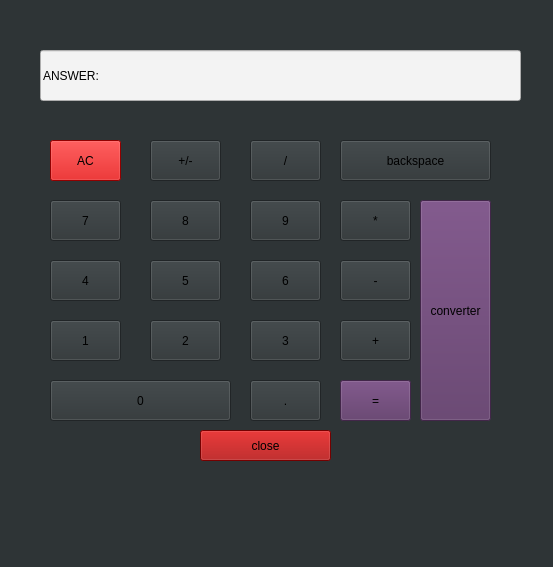
<?xml version="1.0" encoding="UTF-8"?>
<ui version="4.0">
 <class>MainWindow</class>
 <widget class="QMainWindow" name="MainWindow">
  <property name="geometry">
   <rect>
    <x>0</x>
    <y>0</y>
    <width>553</width>
    <height>567</height>
   </rect>
  </property>
  <property name="windowTitle">
   <string>MainWindow</string>
  </property>
  <property name="styleSheet">
   <string notr="true">background-color: rgb(46, 52, 54);</string>
  </property>
  <widget class="QWidget" name="centralWidget">
   <widget class="QLineEdit" name="lineEdit">
    <property name="geometry">
     <rect>
      <x>40</x>
      <y>50</y>
      <width>481</width>
      <height>51</height>
     </rect>
    </property>
    <property name="styleSheet">
     <string notr="true">background-color:rgb(243, 243, 243);</string>
    </property>
    <property name="text">
     <string>ANSWER:</string>
    </property>
   </widget>
   <widget class="QPushButton" name="clear">
    <property name="enabled">
     <bool>true</bool>
    </property>
    <property name="geometry">
     <rect>
      <x>50</x>
      <y>140</y>
      <width>71</width>
      <height>41</height>
     </rect>
    </property>
    <property name="styleSheet">
     <string notr="true">background-color:rgb(204, 0, 0);</string>
    </property>
    <property name="text">
     <string>AC</string>
    </property>
   </widget>
   <widget class="QPushButton" name="sign_change">
    <property name="geometry">
     <rect>
      <x>150</x>
      <y>140</y>
      <width>71</width>
      <height>41</height>
     </rect>
    </property>
    <property name="text">
     <string>+/-</string>
    </property>
   </widget>
   <widget class="QPushButton" name="division">
    <property name="geometry">
     <rect>
      <x>250</x>
      <y>140</y>
      <width>71</width>
      <height>41</height>
     </rect>
    </property>
    <property name="text">
     <string>/</string>
    </property>
   </widget>
   <widget class="QPushButton" name="Button7">
    <property name="geometry">
     <rect>
      <x>50</x>
      <y>200</y>
      <width>71</width>
      <height>41</height>
     </rect>
    </property>
    <property name="text">
     <string>7</string>
    </property>
   </widget>
   <widget class="QPushButton" name="Button8">
    <property name="geometry">
     <rect>
      <x>150</x>
      <y>200</y>
      <width>71</width>
      <height>41</height>
     </rect>
    </property>
    <property name="styleSheet">
     <string notr="true">Qbutton:onpressed
{
bgcolor:#FFD700
}</string>
    </property>
    <property name="text">
     <string>8</string>
    </property>
   </widget>
   <widget class="QPushButton" name="multiply">
    <property name="geometry">
     <rect>
      <x>340</x>
      <y>200</y>
      <width>71</width>
      <height>41</height>
     </rect>
    </property>
    <property name="text">
     <string>*</string>
    </property>
   </widget>
   <widget class="QPushButton" name="Button9">
    <property name="geometry">
     <rect>
      <x>250</x>
      <y>200</y>
      <width>71</width>
      <height>41</height>
     </rect>
    </property>
    <property name="text">
     <string>9</string>
    </property>
   </widget>
   <widget class="QPushButton" name="subtract">
    <property name="geometry">
     <rect>
      <x>340</x>
      <y>260</y>
      <width>71</width>
      <height>41</height>
     </rect>
    </property>
    <property name="text">
     <string>-</string>
    </property>
   </widget>
   <widget class="QPushButton" name="Button6">
    <property name="geometry">
     <rect>
      <x>250</x>
      <y>260</y>
      <width>71</width>
      <height>41</height>
     </rect>
    </property>
    <property name="text">
     <string>6</string>
    </property>
   </widget>
   <widget class="QPushButton" name="Button5">
    <property name="geometry">
     <rect>
      <x>150</x>
      <y>260</y>
      <width>71</width>
      <height>41</height>
     </rect>
    </property>
    <property name="text">
     <string>5</string>
    </property>
   </widget>
   <widget class="QPushButton" name="Button4">
    <property name="geometry">
     <rect>
      <x>50</x>
      <y>260</y>
      <width>71</width>
      <height>41</height>
     </rect>
    </property>
    <property name="text">
     <string>4</string>
    </property>
   </widget>
   <widget class="QPushButton" name="Button0">
    <property name="geometry">
     <rect>
      <x>50</x>
      <y>380</y>
      <width>181</width>
      <height>41</height>
     </rect>
    </property>
    <property name="text">
     <string>0</string>
    </property>
   </widget>
   <widget class="QPushButton" name="Button3">
    <property name="geometry">
     <rect>
      <x>250</x>
      <y>320</y>
      <width>71</width>
      <height>41</height>
     </rect>
    </property>
    <property name="text">
     <string>3</string>
    </property>
   </widget>
   <widget class="QPushButton" name="Button2">
    <property name="geometry">
     <rect>
      <x>150</x>
      <y>320</y>
      <width>71</width>
      <height>41</height>
     </rect>
    </property>
    <property name="text">
     <string>2</string>
    </property>
   </widget>
   <widget class="QPushButton" name="Button1">
    <property name="geometry">
     <rect>
      <x>50</x>
      <y>320</y>
      <width>71</width>
      <height>41</height>
     </rect>
    </property>
    <property name="text">
     <string>1</string>
    </property>
   </widget>
   <widget class="QPushButton" name="add">
    <property name="geometry">
     <rect>
      <x>340</x>
      <y>320</y>
      <width>71</width>
      <height>41</height>
     </rect>
    </property>
    <property name="text">
     <string>+</string>
    </property>
   </widget>
   <widget class="QPushButton" name="decimal">
    <property name="geometry">
     <rect>
      <x>250</x>
      <y>380</y>
      <width>71</width>
      <height>41</height>
     </rect>
    </property>
    <property name="text">
     <string>.</string>
    </property>
   </widget>
   <widget class="QPushButton" name="equalsto">
    <property name="geometry">
     <rect>
      <x>340</x>
      <y>380</y>
      <width>71</width>
      <height>41</height>
     </rect>
    </property>
    <property name="styleSheet">
     <string notr="true">background-color: rgb(92, 53, 102);</string>
    </property>
    <property name="text">
     <string>=</string>
    </property>
   </widget>
   <widget class="QPushButton" name="close">
    <property name="geometry">
     <rect>
      <x>200</x>
      <y>430</y>
      <width>131</width>
      <height>31</height>
     </rect>
    </property>
    <property name="styleSheet">
     <string notr="true">backgroundcolor:rgb(164, 0, 0);
background-color: rgb(164, 0, 0);</string>
    </property>
    <property name="text">
     <string>close</string>
    </property>
   </widget>
   <widget class="QPushButton" name="backspace">
    <property name="geometry">
     <rect>
      <x>340</x>
      <y>140</y>
      <width>151</width>
      <height>41</height>
     </rect>
    </property>
    <property name="text">
     <string>backspace</string>
    </property>
   </widget>
   <widget class="QPushButton" name="converter">
    <property name="geometry">
     <rect>
      <x>420</x>
      <y>200</y>
      <width>71</width>
      <height>221</height>
     </rect>
    </property>
    <property name="styleSheet">
     <string notr="true">background-color: rgb(92, 53, 102);</string>
    </property>
    <property name="text">
     <string>converter</string>
    </property>
   </widget>
  </widget>
 </widget>
 <layoutdefault spacing="6" margin="11"/>
 <resources/>
 <connections>
  <connection>
   <sender>close</sender>
   <signal>clicked()</signal>
   <receiver>MainWindow</receiver>
   <slot>close()</slot>
   <hints>
    <hint type="sourcelabel">
     <x>206</x>
     <y>487</y>
    </hint>
    <hint type="destinationlabel">
     <x>276</x>
     <y>512</y>
    </hint>
   </hints>
  </connection>
 </connections>
</ui>
